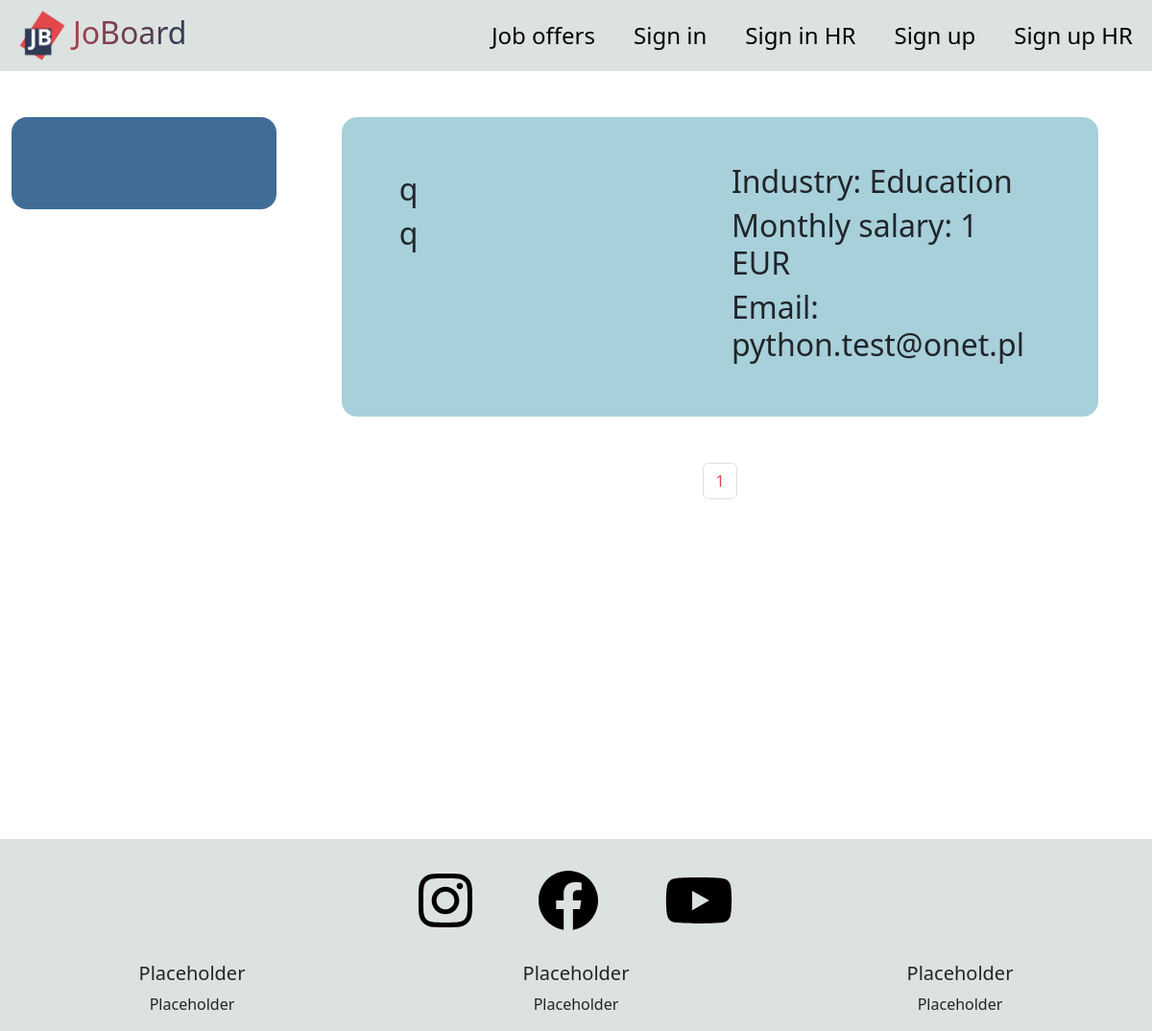
The app's page /offers/?page=2, older data.
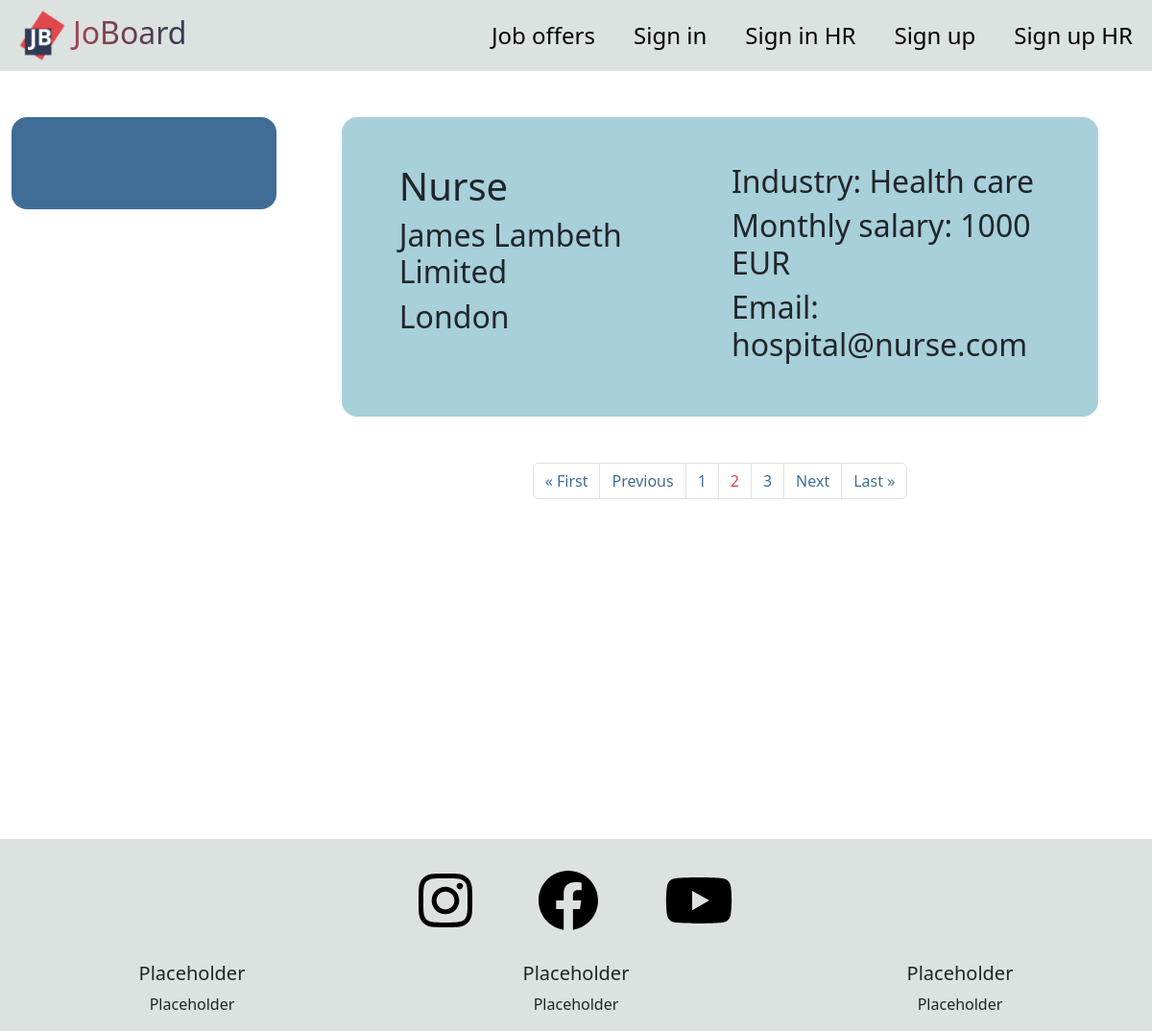
The same page, newer data.
### base/models.py (models this page shows, shortened)
class Offer(models.Model):
    INDUSTRY_CHOICES = (('Other', 'Other'),
                        ('Agriculture', 'Agriculture'),
                        ('Construction','Construction'),
                        ('Education','Education'),
                        ('Energy', 'Energy'),
                        ('Engineering','Engineering'),
                        ('Entertainment', 'Entertainment'),
                        ('Fashion', 'Fashion'),
                        ('Finance', 'Finance'),
                        ('Food', 'Food'),
                        ('Health care', 'Health care'),
                        ('IT','IT'),
                        ('Manufacturing', 'Manufacturing'),
                        ('Marketing', 'Marketing'),
                        ('Media', 'Media'))
    position = models.CharField('Job position', max_length=70)
    industry = models.CharField('Industry field', max_length=13, choices=INDUSTRY_CHOICES, default='Other')
    salary = models.IntegerField('Salary', blank=True, null=True)
    city = models.CharField('City', max_length=30, blank=True, null=True)
    company = models.CharField('Company name', max_length=50)
    description = models.CharField('Description', max_length=5000)
    email = models.EmailField('Email address',  max_length=30)
    author = models.ForeignKey(HR, on_delete=models.CASCADE)

### base/views.py (the view, shortened to what this page needs)
# urls.py: path('offers/', views.offers, name='offers'),
def offers(request):
    global is_logged
    global user
    paginator = Paginator(Offer.objects.all(), 1)
    page = request.GET.get('page')
    offers = paginator.get_page(page)
    if offers.paginator.num_pages < 5:
        page_numbers = range(1, offers.paginator.num_pages + 1)
    context = {'is_logged': is_logged,
               'user': user,
               'offers': offers,
               'page_numbers': page_numbers}
    return render(request, 'offers.html', context)

### templates/offers.html (shortened to what this page needs)
{% extends 'main.html' %}
{% block content %}
<section id="offers">
  <div class="row" style="margin: auto">
    <div class="col-lg-3 col-md-4 col-sm-12">
      <div class="container my-5 p-5 m-auto filters">
      </div>
    </div>
    <div class="col-lg-9 col-md-8 col-sm-12">
      <div class="offer-col">
        {% for offer in offers %}
        <div class="container my-5 p-5 m-auto offer" onclick="location.href='#';">
          <div class="row" style="margin: auto">
            <div class="col-lg-6 col-md-12 col-sm-12">
              <h1>{{ offer.position }}</h1>
              <h2>{{ offer.company }}</h2>
              <h2>{{ offer.city }}</h2>
            </div>
            <div class="col-lg-6 col-md-12 col-sm-12">
              <h2>Industry: {{ offer.industry }}</h2>
              <h2>Monthly salary: {{ offer.salary }} EUR</h2>
              <h2>Email: {{ offer.email }}</h2>
            </div>
          </div>
        </div>
        {% endfor %}
        <nav aria-label="Page navigation example">
          <ul class="pagination justify-content-center">
            {% if offers.has_previous %}
            <li class="page-item"><a class="page-link" href="?page=1" style="color: #406d96;">&laquo First</a></li>
            <li class="page-item"><a class="page-link" href="?page={{ offers.previous_page_number }}" style="color: #406d96;">Previous</a></li>
            {% endif %}
            {% for i in page_numbers %}
            {% if offers.number == i %}
            <li class="page-item"><a class="page-link" href="?page={{ i }}" style="color: #e2474b;">{{ i }}</a></li>
            {% elif i == '...' %}
            <li class="page-item"><a class="page-link" style="color: #406d96;">{{ i }}</a></li>
            {% else %}
            <li class="page-item"><a class="page-link" href="?page={{ i }}" style="color: #406d96;">{{ i }}</a></li>
            {% endif %}
            {% endfor %}
            {% if offers.has_next %}
            <li class="page-item"><a class="page-link" href="?page={{ offers.next_page_number }}" style="color: #406d96;">Next</a></li>
            <li class="page-item"><a class="page-link" href="?page={{ offers.paginator.num_pages }}" style="color: #406d96;">Last &raquo</a>
            </li>
            {% endif %}
          </ul>
        </nav>
      </div>
    </div>
  </div>
</section>
{% endblock %}

### templates/main.html (shortened to what this page needs)
<!doctype html>
{% load static %}
<html lang="en">
<head>
  <link rel="stylesheet" href="{% static 'styles/style.css' %}">
  <link href="https://cdn.jsdelivr.net/npm/bootstrap@5.2.2/dist/css/bootstrap.min.css" rel="stylesheet"
>
</head>
<body>
  <nav class="navbar navbar-expand-lg bg-light">
    <div class="container-fluid">
      <a class="navbar-brand" href="{% url 'home' %}"><img src="{% static 'images/joboard-logo.png' %}">JoBoard</a>
      <div class="navbar-collapse collapse w-100 order-3 dual-collapse2" id="navbarNav">
        <ul class="navbar-nav ms-auto">
          <li class="nav-item">
            <a class="nav-link" href="{% url 'offers' %}">Job offers</a>
          </li>
          {% if not is_logged %}
            <li class="nav-item">
              <a class="nav-link" href="{% url 'signIn' %}">Sign in</a>
            </li>
            <li class="nav-item">
              <a class="nav-link" href="{% url 'signInHR' %}">Sign in HR</a>
            </li>
            <li class="nav-item">
              <a class="nav-link" href="{% url 'signUp' %}">Sign up</a>
            </li>
            <li class="nav-item">
              <a class="nav-link" href="{% url 'signUpHR' %}">Sign up HR</a>
            </li>
          {% endif %}
        </ul>
      </div>
    </div>
  </nav>
  {% block content %}
  {% endblock %}
  <div class="footer">
    <div class="container-fluid">
      <p>
        <a href="https://github.com/KlaudiuszSoltysik" target="_blank">
          </a>
        <a href="https://www.linkedin.com/in/klaudiusz-so%C5%82tysik-949b73247/?locale=en_US" target="_blank">
          </a>
        <a href="https://www.youtube.com/channel/UCGwhYHBWgjPOk6g3fv59jdg/videos" target="_blank">
          </a>
      </p>
    </div>
    <div class="row">
      <div class="col-lg-4 col-md-6 col-sm-12">
        <h5>Placeholder</h5>
        <p>Placeholder</p>
      </div>
      <div class="col-lg-4 col-md-6 col-sm-12">
        <h5>Placeholder</h5>
        <p>Placeholder</p>
      </div>
      <div class="col-lg-4 col-md-6 col-sm-12">
        <h5>Placeholder</h5>
        <p>Placeholder</p>
      </div>
    </div>
  </div>
</body>
</html>

### static/styles/style.css (style rules this page uses)
.navbar { --bs-navbar-padding-x: 0; --bs-navbar-padding-y: 0 !important; }
.navbar .container-fluid { background-color: #dce2df; }
.navbar .nav-item { font-size: 1.5em !important; padding-left: 1em; }
.navbar .nav-link { color: black !important; }
.navbar .navbar-brand { font-size: 2em !important; background: linear-gradient(to right, #e2474b, #2f3a56); -webkit-background-clip: text; -webkit-text-fill-color: transparent; }
.navbar .navbar-brand img { height: 2em; }
.footer { background-color: #dce2df; padding-bottom: 1em !important; }
.footer .row { margin: 0; }
.footer p { margin: 0; text-align: center; }
.footer h5 { text-align: center; }
.footer a { text-decoration: none !important; }
.footer svg { height: 8em; padding: 2em; }
#offers .offer { border-radius: 1em; background-color: #a7d0da; width: 90%; cursor: pointer; }
#offers .filters { border-radius: 1em; background-color: #406d96; }
@media all and (min-width: 769px) { #offers .offer-col { overflow-y: scroll !important; height: 100vh !important; } }

Row changes from the older to the newer data that the page shows:
no longer on this page (row edited): Offer: company "q", city "q", industry "Education", salary "1", email "python.test@onet.pl"
added Offer: position "Nurse", company "James Lambeth Limited", city "London", industry "Health care", salary "1000", email "hospital@nurse.com"
Text that changed along with them:
text now shown: "« First Previous Next Last »"
list line gone: "1"
new list line: "1"
new list line: "2"
new list line: "3"
